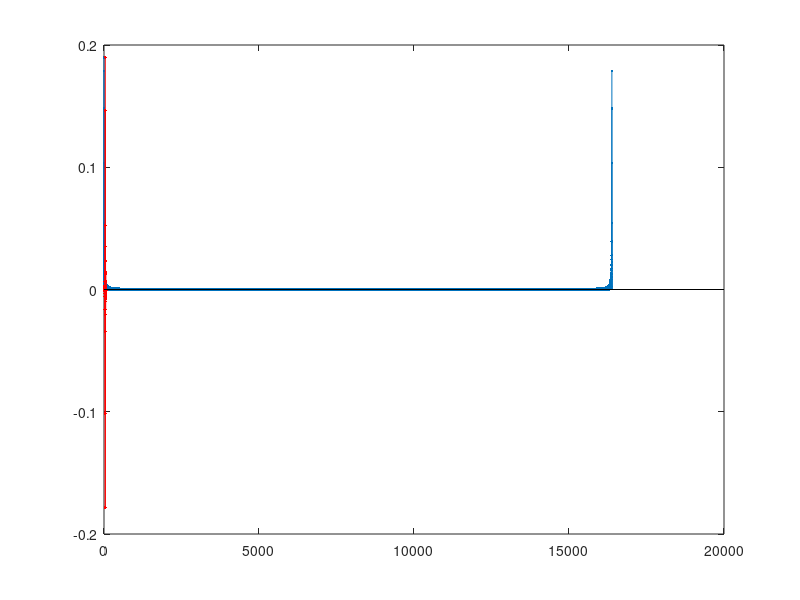
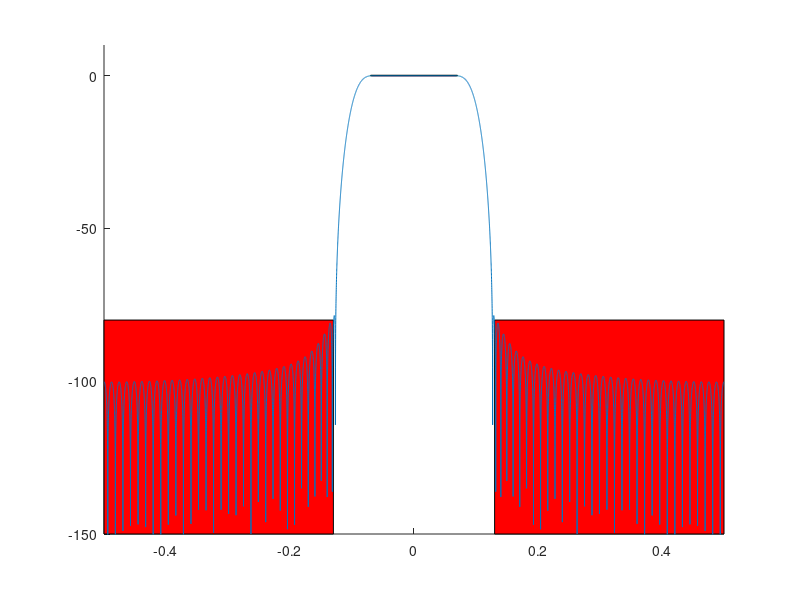

Reproduce these figures in MATLAB, in order.
%%FIR_FILTER_DESIGN Generates the FIR filter coefficients, or impulse
% response, to meet given design specifications
%
% Author: ECE486 Spring 2015 Lab Group 2
% Author: Jacob Allenwood, Travis Russell, Jeremiah Simonsen

%%
N = 16*1024;
Fs = 48e3;
M = 81;
% f = (0:N-1)/N;
% f(N/2+2:end) = f(N/2+2:end)-1;
f = linspace(-0.5,0.5,N);
F = f*Fs;
Hr = (abs(f)<.095);
hr = ifft(Hr);
figure(1); clf;
stem(0:N-1,abs(hr),'.');
Hd = Hr.*exp(-1i*2*pi*f*(M-1)/2);
hd = real(ifft(Hd));
h = hd(1:M).*kaiser(M,7.8573)';
hold on;
stem(1:M,h,'r.');
figure(2); clf; hold on;
patch([-.07 -.07 .07 .07],[-.1 .1 .1 -.1],'g');
patch([-.5 -.5 -.13 -.13],[-150 -80 -80 -150],'r');
patch([.5 .5 .13 .13],[-150 -80 -80 -150],'r');
plot(f,20*log10(abs(fft(h,N))));
axis([-.5 .5 -150 10]);